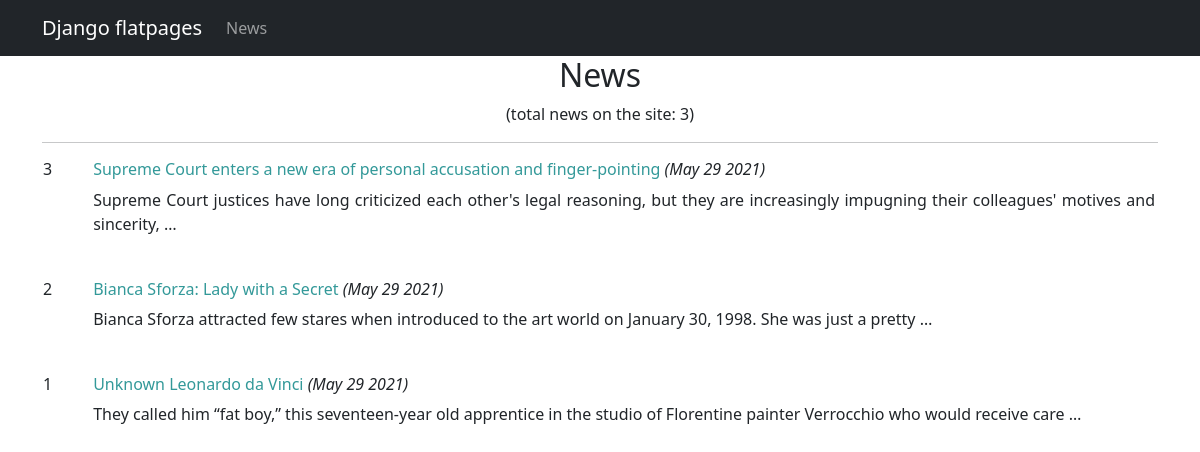
Page /news/ on the committed database.
### backend/models.py (models this page shows, shortened)
class Post(models.Model):
    author = models.ForeignKey(Author, on_delete = models.CASCADE)
    my_post_type = [('article', 'article'), ('news', 'news')]
    post_type = models.CharField(max_length = 7, choices = my_post_type)
    create_data = models.DateTimeField(auto_now_add = True)
    title = models.CharField(max_length = 255)
    content = models.TextField()
    rating = models.IntegerField(default = 0)
    category = models.ManyToManyField(Category, through = 'PostCategory')

### backend/views.py (the view)
# urls.py: path('', PostList.as_view()),
class PostList(ListView):
    model = Post
    template_name = 'news.html'
    context_object_name = 'posts'

### backend/templatetags/custom_filters.py (called while the page is built)
@register.filter(name='censor')
def censor(value):
    words_list = value.split()
    for index, word in enumerate(words_list):
        if word.lower() in obscene_words:
            words_list[index] = "<...>"
    return " ".join(words_list)

### templates/news.html (shortened to what this page needs)
{% extends 'default.html' %}
{% load custom_filters %}
{% block content %}
    <h2>News</h2>
    <p>(total news on the site: {{ posts|length }})</p>
    <hr>
    {% if posts %}
        <table style="margin-left: auto; margin-right: auto;">
        {% for post in posts|dictsortreversed:"create_data" %}
            <tr>
                <td style="vertical-align: top; padding-right: 5vh;">
                    <h6>{{ post.id }}</h6>
                </td>
                <td>
                    <h6 style="text-align: justify">
                        <a href="{{ post.id }}" style="text-decoration: none; color: #339999;">{{ post.title|censor }}</a>
                        <i>({{ post.create_data|date:'M d Y' }})</i></h6>
                    <p style="text-align: justify">{{ post.content|truncatewords:20|censor }}</p>
                </td>
                <td>
                </td>
            </tr>
            <tr>
                <td>
                    <br>
                </td>
            </tr>
        {% endfor %}
        </table>
    {% else %}
        <h3>No news. Come back later!</h3>
    {% endif %}
{% endblock content %}

### templates/default.html (shortened to what this page needs)
{% load static %}
<!DOCTYPE html>
<html lang="en">
<head>
    <link href="{% static 'css/styles.css' %}" rel="stylesheet">
</head>
<body>
    <nav class="navbar navbar-expand-lg navbar-dark bg-dark static-top">
        <div class="container">
            <a class="navbar-brand" href="#">Django flatpages</a>
            <div class="collapse navbar-collapse" id="navbarResponsive">
                <ul class="navbar-nav ml-auto">
                    <li class="nav-item active">
                        <a class="nav-link" href="#">News</a>
                    </li>
                </ul>
            </div>
        </div>
    </nav>
        <div class="container">
            <div class="row">
                <div class="col-lg-12 text-center">
                    {% block content %}
                    {% endblock content %}
                </div>
            </div>
        </div>
</body>
</html>

### rows in the picture
Post: id "3", title|censor "Supreme Court enters a new era of personal accusation and finger-pointing", create_data "May 29 2021", content|censor "Supreme Court justices have long criticized each other's legal reasoning, but they are increasingly impugning their colleagues' motives and sincerity, …"
Post: id "2", title|censor "Bianca Sforza: Lady with a Secret", create_data "May 29 2021", content|censor "Bianca Sforza attracted few stares when introduced to the art world on January 30, 1998. She was just a pretty …"
Post: id "1", title|censor "Unknown Leonardo da Vinci", create_data "May 29 2021", content|censor "They called him “fat boy,” this seventeen-year old apprentice in the studio of Florentine painter Verrocchio who would receive care …"

### other values in the picture
{{ posts|length }} "3"
